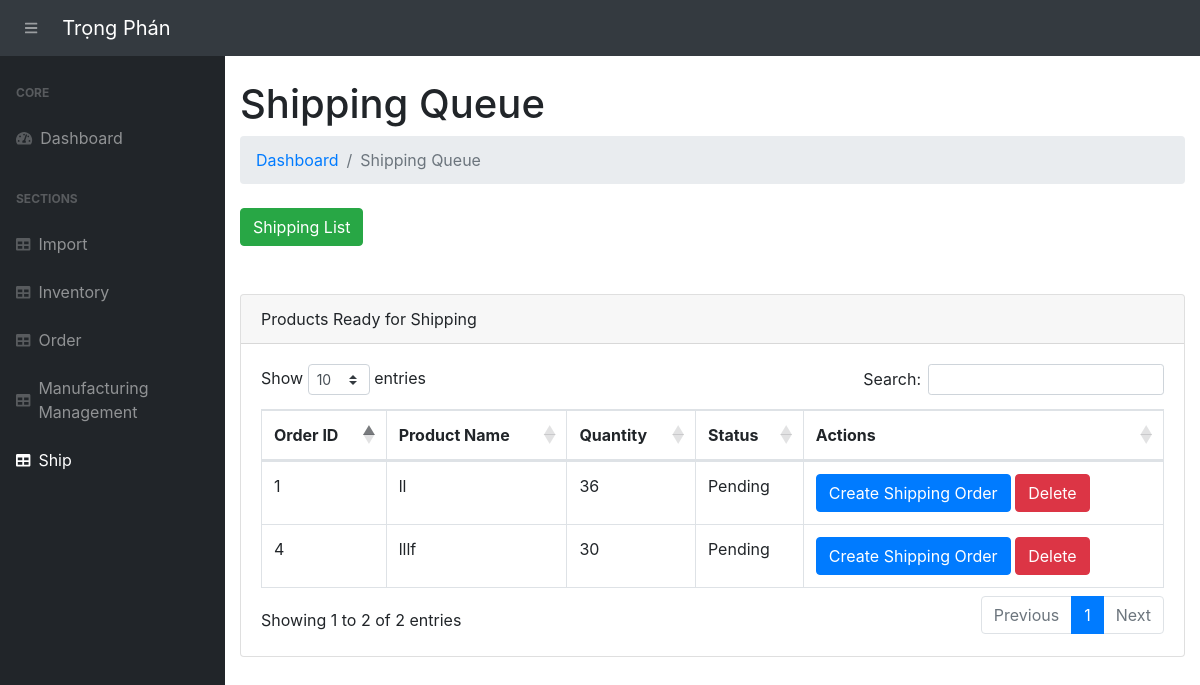
Page /shipping-queue/ on the earlier database version.
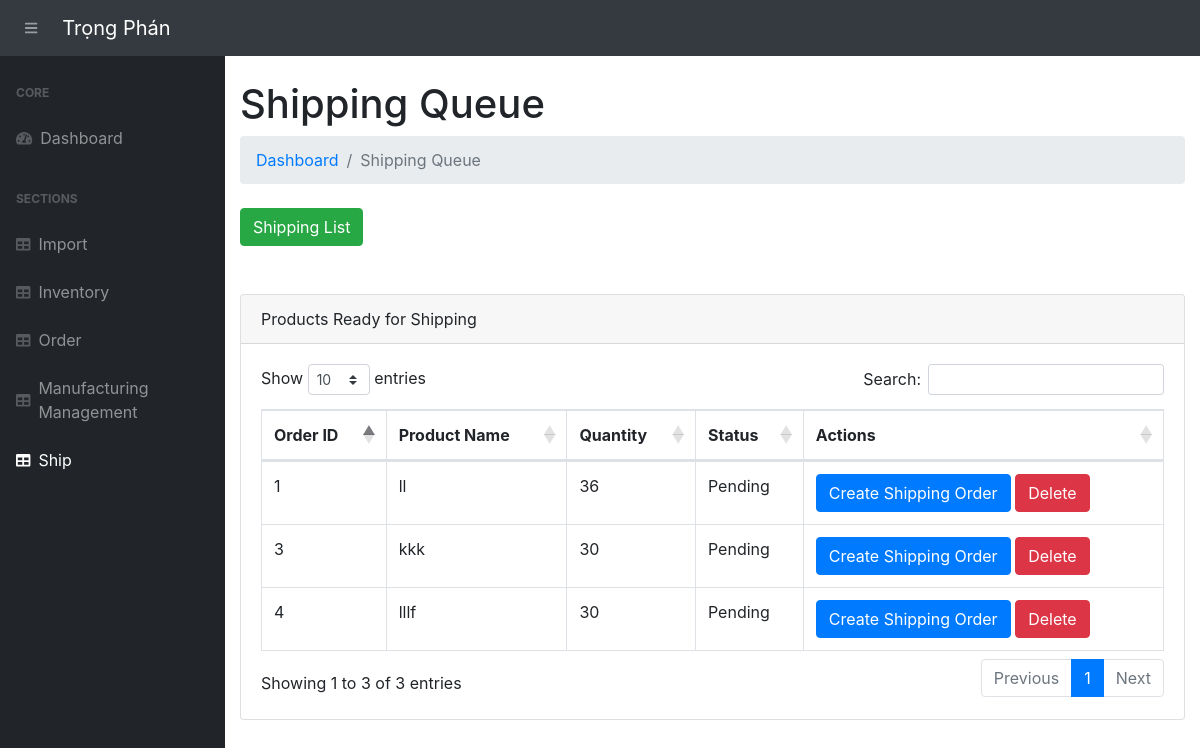
Same page on the later database version.
### app.py (models this page shows, shortened)
class ShippingQueue(db.Model):
    __tablename__ = 'shipping_queue'
    shipping_queue_id = db.Column(db.Integer, primary_key=True)
    order_id = db.Column(db.Integer, db.ForeignKey('orders.order_id'))
    batch_id = db.Column(db.Integer, db.ForeignKey('product_batches.batch_id'))
    product_name = db.Column(db.String(255), nullable=False)
    quantity = db.Column(db.Integer, nullable=False)
    status = db.Column(db.String(50), default='Pending')  # Trạng thái mặc định là "Pending"
    order_detail = db.relationship('Order', backref='shipping_queue')
    product_batch = db.relationship('ProductBatch', backref='shipping_queue')

### app.py (the view)
@app.route('/shipping-queue/', methods=["GET"])
def shipping_queue_list():
    shipping_queue_items = ShippingQueue.query.filter_by(status="Pending").all()
    return render_template('shipping_queue.html', shipping_queue_items=shipping_queue_items)

### templates/shipping_queue.html (shortened to what this page needs)
{% extends 'base.html' %}
{% block content %}
<main>
    <div class="container-fluid">
        <h1 class="mt-4">Shipping Queue</h1>
        <ol class="breadcrumb mb-4">
            <li class="breadcrumb-item"><a href="/">Dashboard</a></li>
            <li class="breadcrumb-item active">Shipping Queue</li>
        </ol>
        <a href="/shipping-list/" class="btn btn-success">Shipping List</a>
        <br><br><br>
        <div class="card mb-4">
            <div class="card-header">Products Ready for Shipping</div>
            <div class="card-body">
                <table class="table table-bordered" id="dataTable" width="100%" cellspacing="0">
                    <thead>
                        <tr>
                            <th>Order ID</th>
                            <th>Product Name</th>
                            <th>Quantity</th>
                            <th>Status</th>
                            <th>Actions</th>
                        </tr>
                    </thead>
                    <tbody>
                        {% for item in shipping_queue_items %}
                            <tr>
                                <td>{{ item.order_id }}</td>
                                <td>{{ item.product_name }}</td>
                                <td>{{ item.quantity }}</td>
                                <td>{{ item.status }}</td>
                                <td>
                                    <a href="{{ url_for('create_shipping_order', order_id=item.order_id) }}" class="btn btn-primary">Create Shipping Order</a>
                                    <form action="{{ url_for('delete_shipping_queue', shipping_queue_id=item.shipping_queue_id) }}" method="POST" style="display:inline;">
                                        <button type="submit" class="btn btn-danger" onclick="return confirm('Are you sure you want to delete this item from the shipping queue?')">Delete</button>
                                    </form>
                                </td>
                            </tr>
                        {% endfor %}
                    </tbody>
                </table>
            </div>
        </div>
    </div>
</main>
{% endblock %}

Differences in the rows shown:
added ShippingQueue: order_id "3", product_name "kkk", quantity "30", status "Pending"
Other differences:
text written by a page script: "Show entries Search: Showing 1 to 2 of 2 entries Previous 1 Next" → "Show entries Search: Showing 1 to 3 of 3 entries Previous 1 Next"
